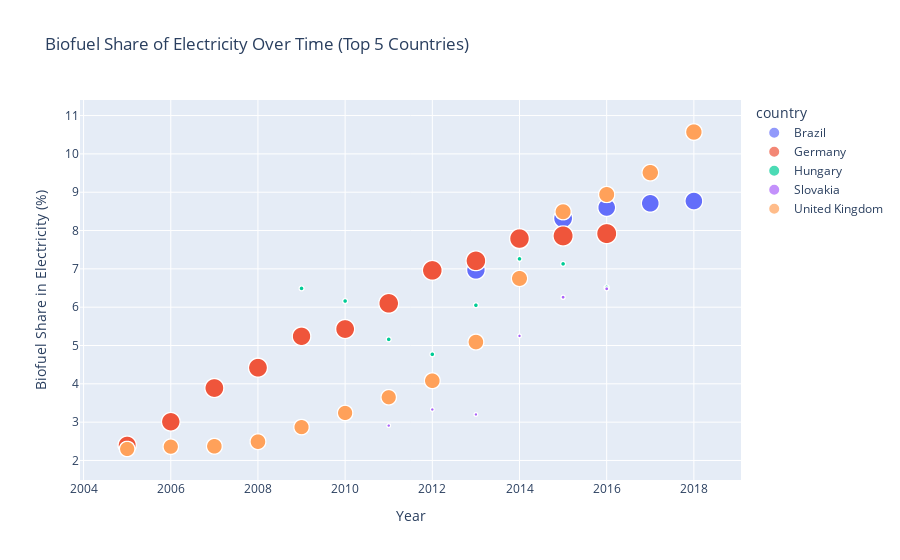

Source (notebook cell):
### Code cell
# Filter for the last two decades (2005 to 2024)
filtered_df = df_mongo[(df_mongo['year'] >= 2005) & (df_mongo['year'] <= 2024)]

# Group by country and calculate the average biofuel share of electricity for each country
avg_biofuel_share = filtered_df.groupby('country')['biofuel_share_elec'].mean().reset_index()

# Sort by biofuel share of electricity and select the top N countries (e.g., top 5)
top_countries = avg_biofuel_share.sort_values('biofuel_share_elec', ascending=False).head(5)['country'].tolist()

# Filter the original DataFrame for the top N countries
df_filtered = filtered_df[filtered_df['country'].isin(top_countries)]

# Create a scatter plot for biofuel share of electricity
fig = px.scatter(df_filtered, 
                 x='year', 
                 y='biofuel_share_elec', 
                 color='country', 
                 size='gdp', 
                 hover_name='country', 
                 title='Biofuel Share of Electricity Over Time (Top 5 Countries)',
                 labels={'biofuel_share_elec': 'Biofuel Share in Electricity (%)', 'year': 'Year'})

# Save the plot as an HTML file
html_filename = 'Biofuel Share of Electricity Over Time (Top 5 Countries)_plotly.html'
fig.write_html(html_filename)


# Show the visual
fig.show()

### Figure 1 — Plotly figure (JSON) as saved in the notebook; plotly's stock layout.template omitted (floating-point values rounded to 4 significant figures; data arrays with more than 128 entries replaced by an {"elided": "..."} marker saying what was removed)
{"data": [{"hovertemplate": "<b>%{hovertext}</b><br><br>country=Brazil<br>Year=%{x}<br>Biofuel Share in Electricity (%)=%{y}<br>gdp=%{marker.size}<extra></extra>", "hovertext": {"elided": "144 str values"}, "legendgroup": "Brazil", "marker": {"color": "#636efa", "size": {"elided": "144 int values"}, "sizemode": "area", "sizeref": 9339000000.0, "symbol": "circle"}, "mode": "markers", "name": "Brazil", "showlegend": true, "type": "scattergl", "x": {"elided": "144 int values"}, "xaxis": "x", "y": {"elided": "144 float values"}, "yaxis": "y"}, {"hovertemplate": "<b>%{hovertext}</b><br><br>country=Germany<br>Year=%{x}<br>Biofuel Share in Electricity (%)=%{y}<br>gdp=%{marker.size}<extra></extra>", "hovertext": {"elided": "288 str values"}, "legendgroup": "Germany", "marker": {"color": "#EF553B", "size": {"elided": "288 int values"}, "sizemode": "area", "sizeref": 9339000000.0, "symbol": "circle"}, "mode": "markers", "name": "Germany", "showlegend": true, "type": "scattergl", "x": {"elided": "288 int values"}, "xaxis": "x", "y": {"elided": "288 float values"}, "yaxis": "y"}, {"hovertemplate": "<b>%{hovertext}</b><br><br>country=Hungary<br>Year=%{x}<br>Biofuel Share in Electricity (%)=%{y}<br>gdp=%{marker.size}<extra></extra>", "hovertext": {"elided": "192 str values"}, "legendgroup": "Hungary", "marker": {"color": "#00cc96", "size": {"elided": "192 int values"}, "sizemode": "area", "sizeref": 9339000000.0, "symbol": "circle"}, "mode": "markers", "name": "Hungary", "showlegend": true, "type": "scattergl", "x": {"elided": "192 int values"}, "xaxis": "x", "y": {"elided": "192 float values"}, "yaxis": "y"}, {"hovertemplate": "<b>%{hovertext}</b><br><br>country=Slovakia<br>Year=%{x}<br>Biofuel Share in Electricity (%)=%{y}<br>gdp=%{marker.size}<extra></extra>", "hovertext": {"elided": "144 str values"}, "legendgroup": "Slovakia", "marker": {"color": "#ab63fa", "size": {"elided": "144 int values"}, "sizemode": "area", "sizeref": 9339000000.0, "symbol": "circle"}, "mode": "markers", "name": "Slovakia", "showlegend": true, "type": "scattergl", "x": {"elided": "144 int values"}, "xaxis": "x", "y": {"elided": "144 float values"}, "yaxis": "y"}, {"hovertemplate": "<b>%{hovertext}</b><br><br>country=United Kingdom<br>Year=%{x}<br>Biofuel Share in Electricity (%)=%{y}<br>gdp=%{marker.size}<extra></extra>", "hovertext": {"elided": "336 str values"}, "legendgroup": "United Kingdom", "marker": {"color": "#FFA15A", "size": {"elided": "336 int values"}, "sizemode": "area", "sizeref": 9339000000.0, "symbol": "circle"}, "mode": "markers", "name": "United Kingdom", "showlegend": true, "type": "scattergl", "x": {"elided": "336 int values"}, "xaxis": "x", "y": {"elided": "336 float values"}, "yaxis": "y"}], "layout": {"legend": {"itemsizing": "constant", "title": {"text": "country"}, "tracegroupgap": 0}, "title": {"text": "Biofuel Share of Electricity Over Time (Top 5 Countries)"}, "xaxis": {"anchor": "y", "domain": [0, 1], "title": {"text": "Year"}}, "yaxis": {"anchor": "x", "domain": [0, 1], "title": {"text": "Biofuel Share in Electricity (%)"}}}}
